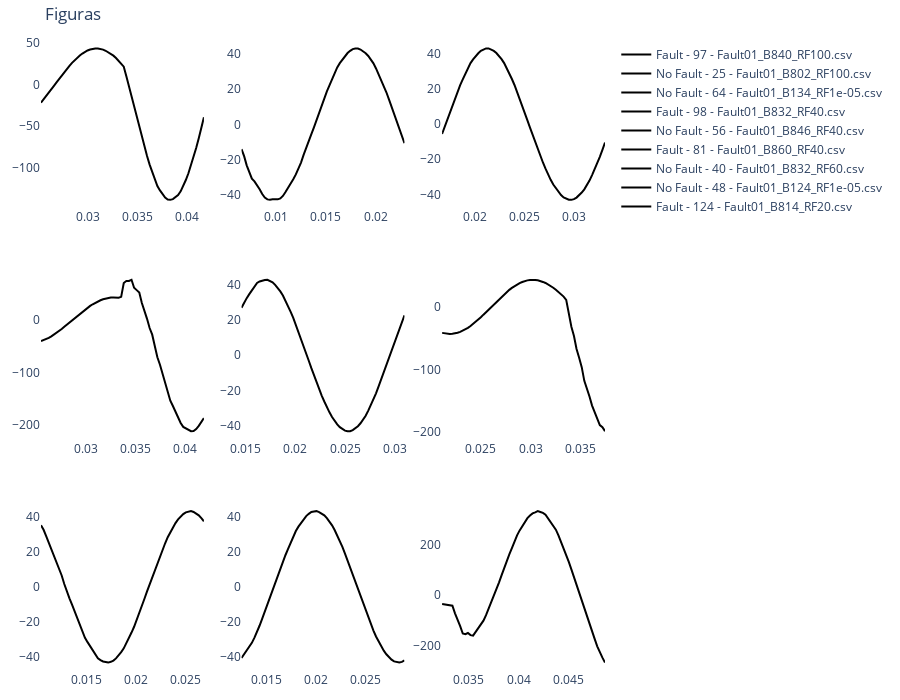

The cell this chart's notebook holds for it:
### Markdown cell above
##### 6.2. Plotly Plot

### Code cell
from plotly.subplots import make_subplots
import plotly.graph_objects as go

fs = 3840
dataset_plot = Form1Dataset(
    dataset_dir, max_window_idx=max_window_idx, signal_name=signal_name, test=True
)
plot_dataloader = DataLoader(dataset_plot, batch_size=train_batch_size, shuffle=True)

dataiter = iter(plot_dataloader)
signal_windows, t_windows, labels, csv_name, index, window_idx = next(dataiter)
print(len(csv_name))
print(window_idx.shape)
print(labels.shape)
x = model(signal_windows[0:9].to(device))
x = x.detach()

# Crear Matriz de confusión
df = confussion_matrix(x, labels[0:9])
print(df)

# figure = plt.figure(figsize=(10, 10))
cols, rows = 3, 3
fig = make_subplots(rows=rows, cols=cols)

label_to_text = {
    "0": "No Fault",
    "1": "Fault",
}

for i in range(0, cols * rows):

    col = i % cols
    row = i // cols
    label = label_to_text[str(int(labels[i, 0].item()))]
    win_idx = str(window_idx[i].item())
    fig.add_trace(
        go.Scatter(
            name=f"{label} - {win_idx} - {csv_name[i]}",
            x=t_windows[i, :],
            y=signal_windows[i, :, 0],
            marker_color="black",
        ),
        row=row + 1,
        col=col + 1,
    )

fig.update_layout(
    height=700,
    width=900,
    title_text="Figuras",
    margin={"b": 20, "t": 40, "l": 20, "r": 30},
    plot_bgcolor="rgba(0,0,0,0)",
    # paper_bgcolor="whitesmoke",
)
fig.show()
